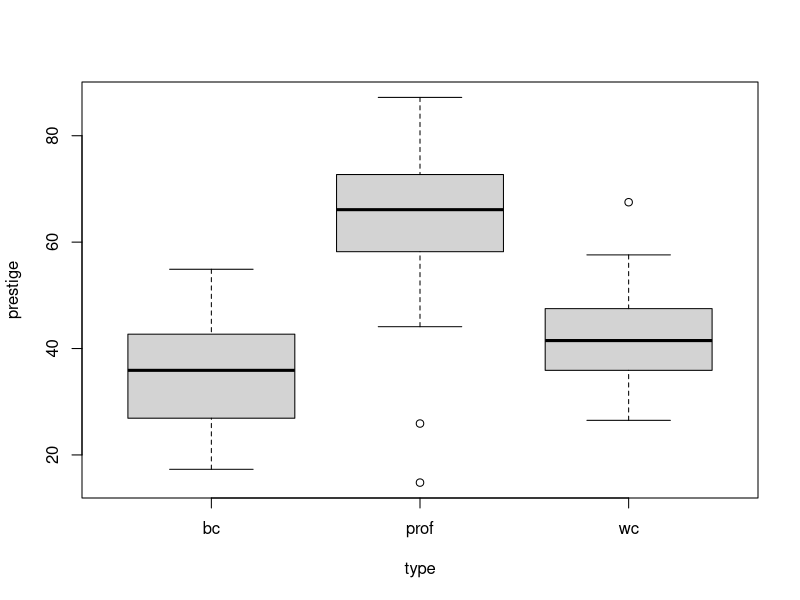
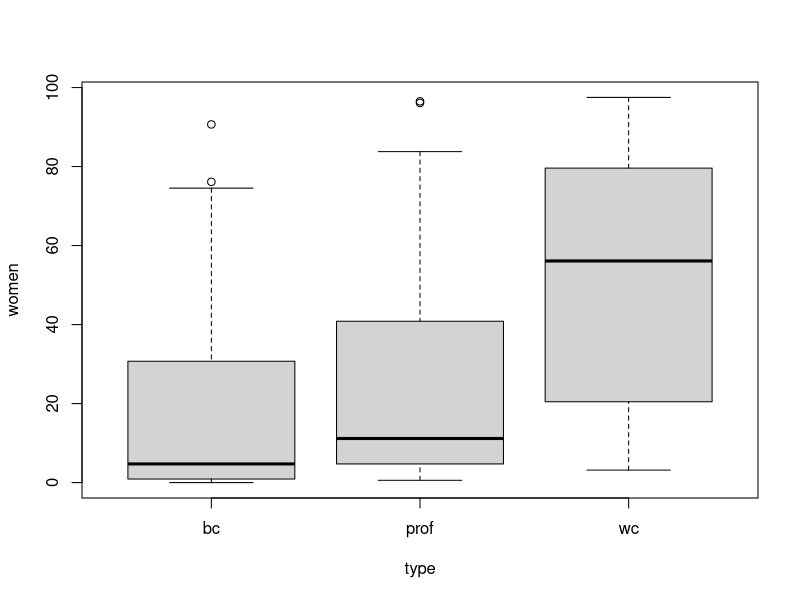
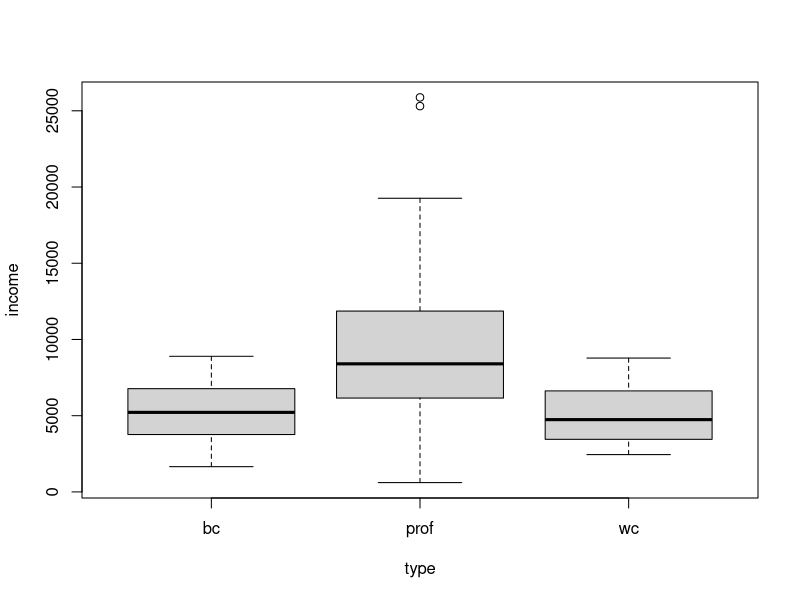
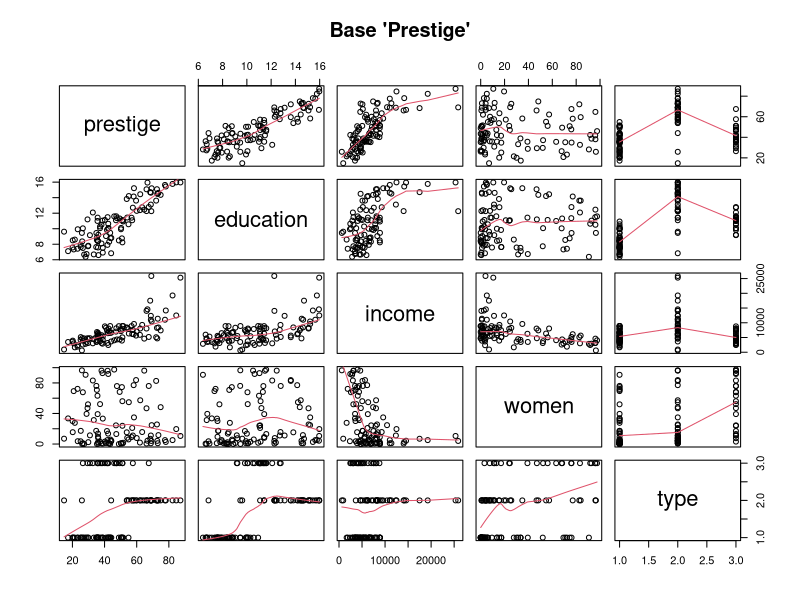
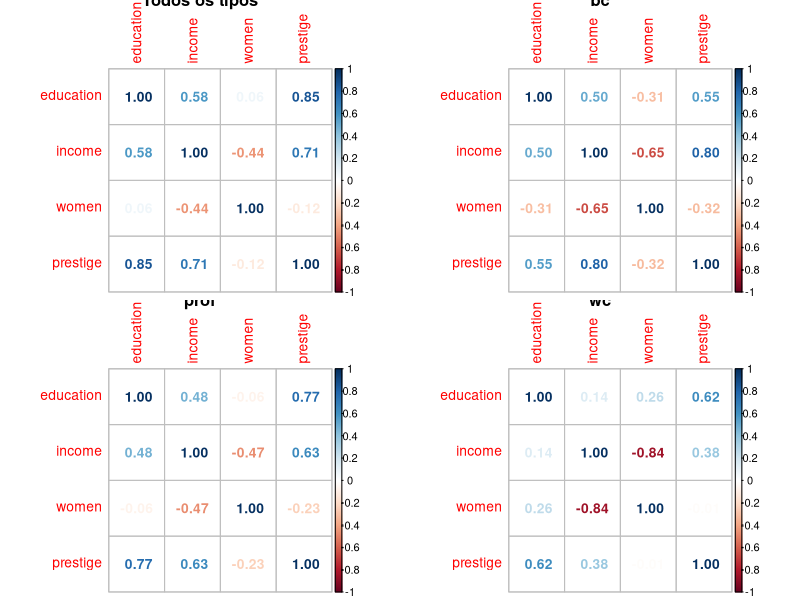
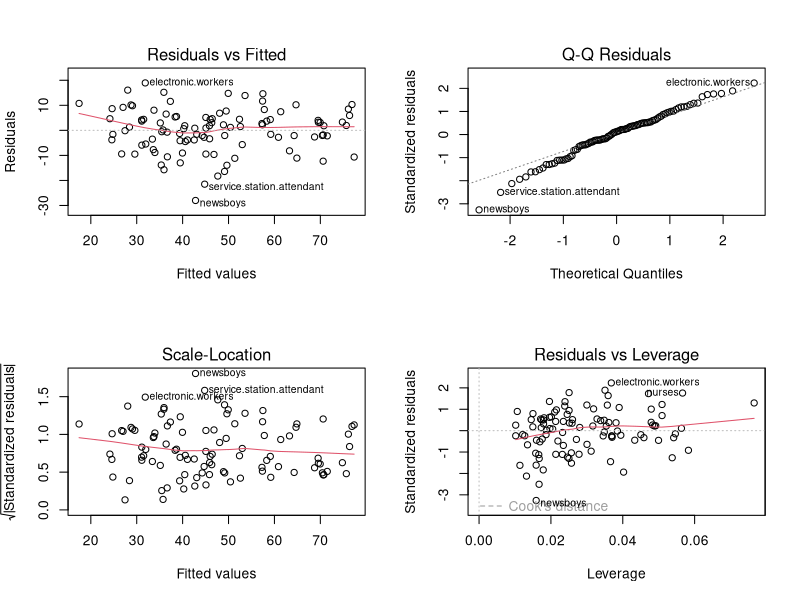
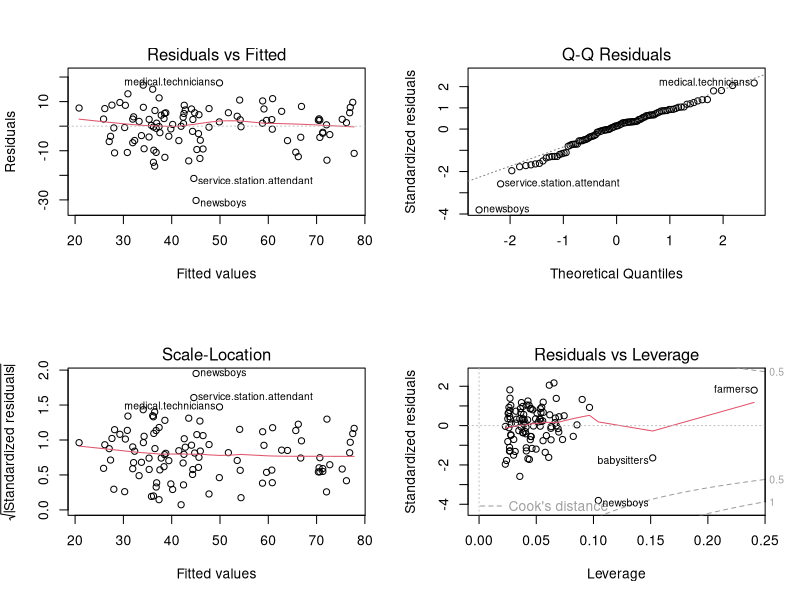
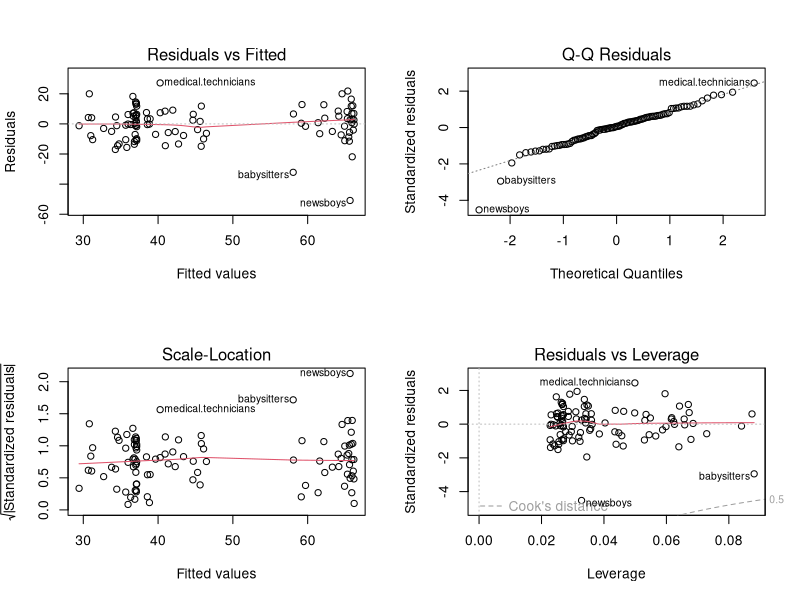

Write R code to recreate these figures, in order.
library(car)
data("Prestige")
? Prestige
View(Prestige)
summary(Prestige)

###########################
# an?lise explorat?ria
###########################

prestige <- Prestige
str(prestige)

# variaveis com valores nulos
colSums(is.na(prestige))
# linhas com valores nulos
prestige <- cbind(prestige, somaNulos = rowSums(is.na(prestige)))
prestige[prestige$somaNulos > 0, ]
# tratamento dos nulos
prestige[prestige$somaNulos > 0, "type"] <- "prof"
# verifica??o
colSums(is.na(prestige))
# retira somaNulos
prestige$somaNulos <- NULL
# diferen?a entre tratar e n?o tratar nulos
fit <- lm(prestige ~ . - census, data = Prestige)
summary(fit)
fit <- lm(prestige ~ . - census, data = prestige)
summary(fit)


# resumo
summary(prestige)
summary(prestige[prestige$type=="bc",])
summary(prestige[prestige$type=="prof",])
summary(prestige[prestige$type=="wc",])

boxplot(prestige ~ type, data=prestige)
boxplot(women ~ type, data=prestige)
boxplot(income ~ type, data=prestige)

# Correla??o
pairs(prestige ~ education + income + women + type,
      panel = panel.smooth,
      data = prestige, main = "Base 'Prestige'")

# corrplot
library(corrplot)
par(mfrow = c(2, 2))
corrplot(cor(prestige[,1:4]), method = "number", main="Todos os tipos")
corrplot(cor(prestige[prestige$type=="bc",1:4]), method = "number", main="bc")
corrplot(cor(prestige[prestige$type=="prof",1:4]), method = "number", main="prof")
corrplot(cor(prestige[prestige$type=="wc",1:4]), method = "number", main="wc")


cor(prestige[, 1:4])
for(x in levels(prestige$type)){
  print(x)
  print(cor(prestige[prestige$type == x, 1:4]))
}


###########################
# escolha do modelo
###########################

# tudo menos census
fit <- lm(prestige ~ . - census, data = prestige)
summary(fit)

# come?o pelos significativos, iniciando com o mais significativo
fit1 <- lm(prestige ~ education, data = prestige)
summary(fit1)
fit2 <- lm(prestige ~ education + income, data = prestige)
summary(fit2)
anova(fit1, fit2)

# variacao de women n?o ? significativa
fit3 <- lm(prestige ~ education + income + women, data = prestige)
summary(fit3)
anova(fit1, fit2, fit3)

# varia??o de type ? significativa mas os coeficientes, n?o.
fit4 <- lm(prestige ~ education + income + type, data = prestige)
summary(fit4)
anova(fit1, fit2, fit4)

# e type tem alto fator de infla??o: n?o compensa
vif(fit4) 
# al?m disso, o R2 ? praticamente o mesmo

# intera??es
fit5 <- lm(prestige ~ education * income, data = prestige)
summary(fit5)
anova(fit2,fit5)

fit5$coefficients
predict(fit5,list(education=0,income=0,type="wc"),interval = "conf")

vif(fit5) # n?o compensa a intera??o

# ent?o fechamos o modelo em fit2: prestige ~ education + income

# temos um bom modelo que explica o prest?gio, mas,
# suponha que o estudo ? sobre perstigio em fun??o do g?nero: fit2 n?o ? ?til, voltamos ao fit3
vif(fit3)

# proposta de dois modelos lineares
# retiramos income
fit6 <- lm(prestige ~ women + education, data = prestige)
summary(fit6)
plot(fit6) # a decis?o de classificar newsboy como prof deu a ele potencial de alavancagem
# acrescentamos type
fit7 <- lm(prestige ~ women + education + type, data = prestige)
summary(fit7)
plot(fit7)

anova(fit6,fit7)

vif(fit7)

# E se tirarmos education
fit8 <- lm(prestige ~ women + type, data = prestige)
summary(fit8)
plot(fit8)

#######################
# escolha: fit7
#######################
# considerando que existe alguma varia??o quando type varia de bc para wc
# e que os res?duos se aproximam de uma distribui??o normal quando a 
# vari?vel type ? adicionada


#######################
# stepwise
#######################
library(MASS)
stepw <- stepAIC(fit, direction="both", trace=FALSE)
summary(stepw)

stepw <- step(fit, direction="both", trace=FALSE)
summary(stepw)

#######################
# predi??es
#######################
fit7$coefficients

# modelo geral
x <- c(1, 0, 0, 0, 0) # intercepto
sum(fit7$coefficients*x)

# predi??o pelo modelo geral
x[1] <- 1   # intercepto
x[2] <- 50  # women
x[3] <- 10  # education
x[4] <- 0   # typeprof
x[5] <- 1   # typewc

sum(fit7$coefficients*x)

# predi??o com a fun??o predict
predict(fit7,list(education=10,women=50,type="wc"),interval = "conf")


######################################
# outra possibilidade: income na sa?da
######################################
fit <- lm(income ~ . - census, data = prestige)
summary(fit)

stepw <- step(fit, direction="both", trace=FALSE)
summary(stepw)

cor.test(prestige$prestige, prestige$women)

